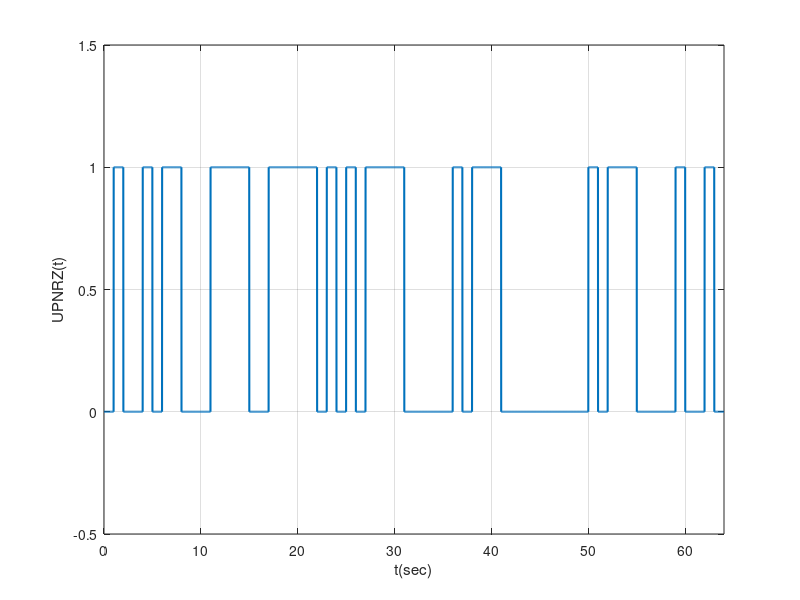
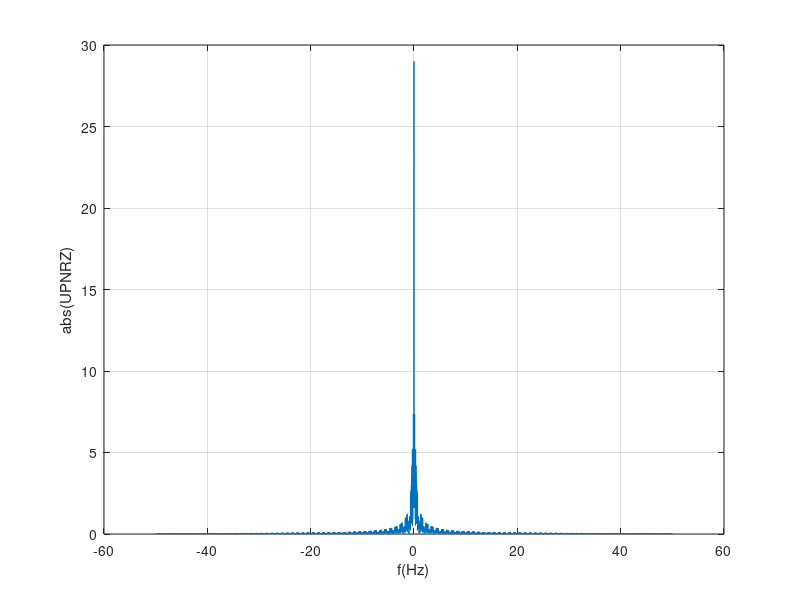
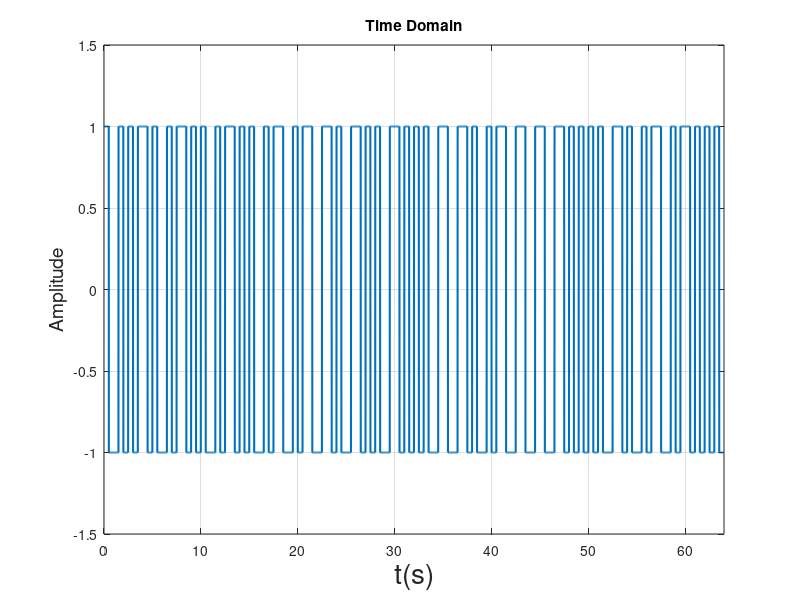
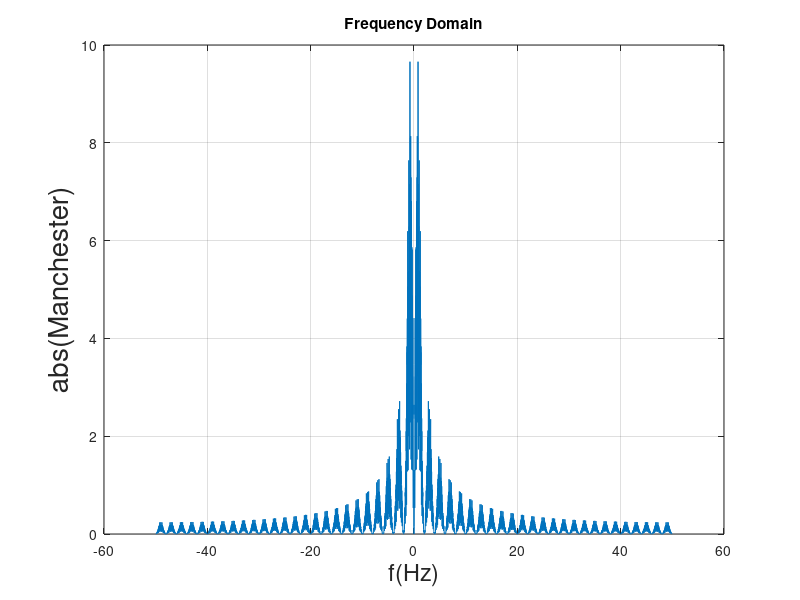

MATLAB code to generate these figures, in order:
%%% Part A - Line Coding %%%

%%%% Unipolar NRZ line code %%%
% Parameters
Nb = 64;               % Number of bits
Tb = 1;                % Bit duration
fs = 100;              % Sampling frequency
ts = 1/fs;             % Sampling time
N = 6400;              % Number of samples
df = 1/(N*ts);         % Frequency resolution

% Generate a random binary sequence
b = rand(1, Nb) > 0.5;

% Time vector
t = 0:ts:Nb*Tb-ts;

% Unipolar NRZ signal generation
UPNRZ = [];
for i = 1:Nb
    if b(i) == 1
        UPNRZ = [UPNRZ ones(1, fs)];
    else
        UPNRZ = [UPNRZ zeros(1, fs)];
    end
end

% Plot Time Domain
figure(1)
plot(t, UPNRZ, 'LineWidth', 1.5);  % plot the signal with time
axis([0 Nb*Tb -0.5 1.5]);          % Set axis limits to show pulse levels clearly
xlabel('t(sec)');
ylabel('UPNRZ(t)');
grid on;


% Frequency Domain using fft
f =  -0.5*fs : df : 0.5*fs-df ;
UPNRZ_f = fftshift(fft(UPNRZ))*ts; % non-periodic signal
figure(2)
plot(f,abs(UPNRZ_f));
xlabel('f(Hz)');
ylabel('abs(UPNRZ)');
grid on;





%%%% Manchester Code %%%

%% Parameters
Nb = 64;          % Number of bits
Tb = 1;           % Bit duration
fs = 100;         % Sampling frequency
ts = 1/fs;        % Sampling period
N = 6400;         % Number of samples
df = 1/(N*ts);    % Frequency resolution

%% Generate a random binary sequence

b = rand(1, Nb) > 0.5;

%% Time vector for plotting
t = linspace(0, Nb*Tb, Nb*fs);           % Nb*fs is the number of samples


%% Manchester signal generation
Manchester = [];
for i = 1:Nb
   if b(i) == 1
       Manchester = [Manchester ones(1, fs/2) -ones(1, fs/2)];  %It starts 1 and ends -1 with half of the width of the pulse for each one
   else
       Manchester = [Manchester -ones(1, fs/2) ones(1, fs/2)];  %It starts -1 and ends 1 with half of the width of the pulse for each one
    end
end



%%Plotting Time Domain
figure(3);
plot(t, Manchester, 'LineWidth', 1.5);
title('Time Domain');
xlabel('t(s)','FontSize', 20);
ylabel('Amplitude','FontSize', 14);
axis([0 Nb*Tb -1.5 1.5]);             % Set axis limits to show pulse levels clearly
grid on;


% Frequency Domain using fft
f =  -0.5*fs : df : 0.5*fs-df ;
Manchester_f = fftshift(fft(Manchester))*ts; % non-periodic signal

figure(4)
plot(f,abs(Manchester_f));
title('Frequency Domain');
xlabel('f(Hz)','FontSize', 17);
ylabel('abs(Manchester)','FontSize', 20);
grid on;
